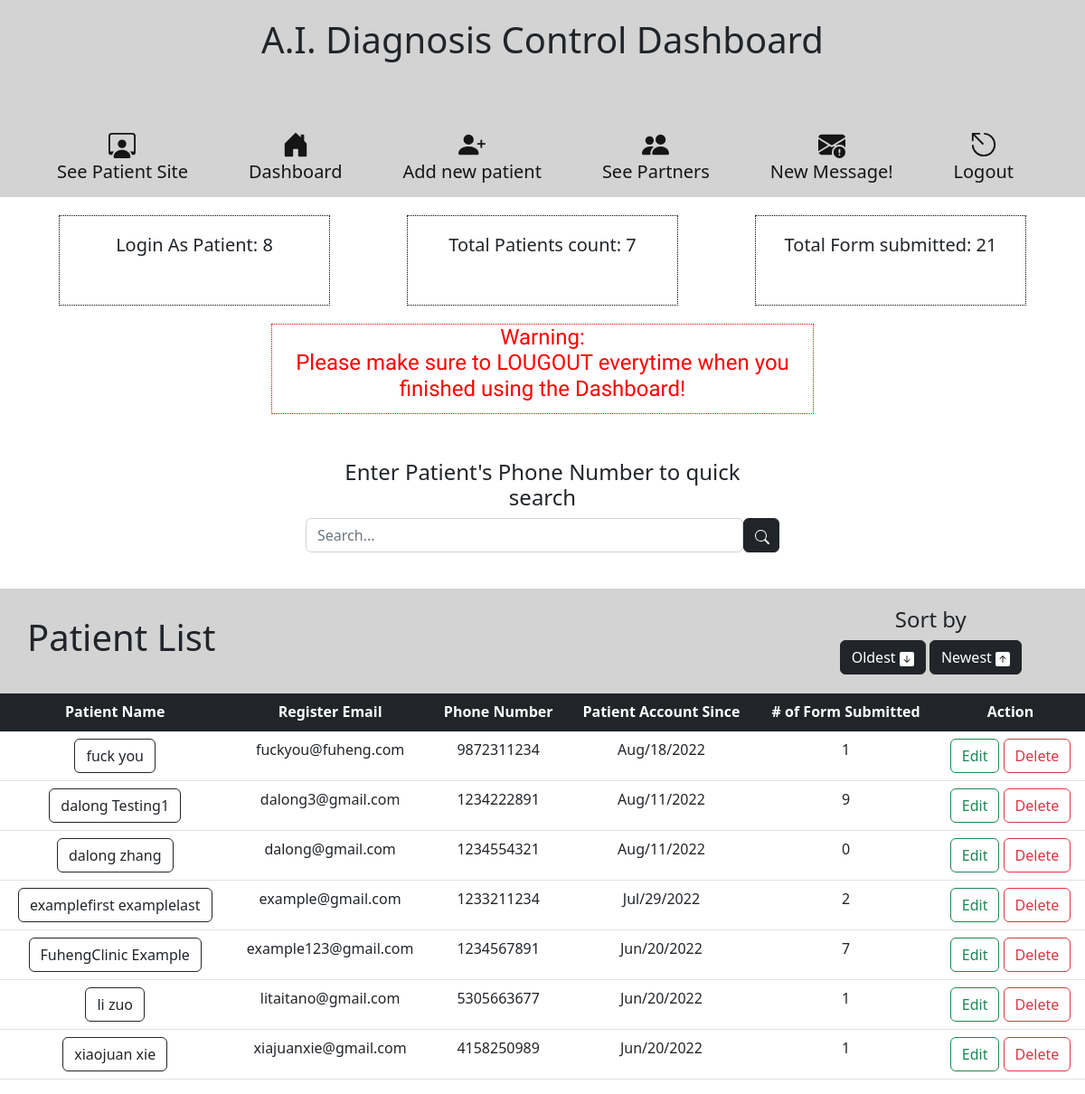
/host/oldest (signed in), run on the app's committed database.
### firstTrial/models.py (models this page shows)
class Patient(models.Model):
    firstName = models.CharField(max_length=45)
    lastName = models.CharField(max_length=45)
    email = models.EmailField(max_length=70)
    password = models.CharField(max_length=255)
    sex = models.CharField(max_length=20)
    date_of_birth = models.DateField(null=False, blank=False)
    phone_number = models.CharField( max_length=10)
    insurance = models.CharField(max_length=45)
    insuranceId = models.CharField(max_length=45)
    hearUs = models.CharField(max_length=45)
    referByFriend = models.CharField(max_length=105)
    created_at = models.DateTimeField(auto_now_add=True)
    updated_at = models.DateTimeField(auto_now=True)
    objects = PatientManager()

### firstTrial/views.py (the view)
# urls.py: path('host/oldest', views.host_portal_oldest),
def host_portal_oldest(request):
    if 'auth' not in request.session:
        return redirect("/host")
    else:
        context={
            "all_patients": Patient.objects.order_by("-created_at"),
            "all_forms": PatientForm.objects.all(),
        }
        return render(request, "host.html", context)

### firstTrial/templates/host.html (shortened to what this page needs)
<!DOCTYPE html>
<html lang="en">
<head>
    <meta name="viewport" content="width=device-width, initial-scale=1.0"> {% load static %}
    <link rel="stylesheet" href="{% static 'css/style.css' %}">
    <link href="https://cdn.jsdelivr.net/npm/bootstrap@5.1.3/dist/css/bootstrap.min.css" rel="stylesheet">
    <link href="https://cdn.jsdelivr.net/npm/bootstrap@5.2.0/dist/css/bootstrap.min.css" rel="stylesheet">
    <link href="https://getbootstrap.com/docs/5.2/assets/css/docs.css" rel="stylesheet">
</head>
<body>
    <center class="dashboard-header">
        <div class="host-header">
            <h1>A.I. Diagnosis Control Dashboard</h1>
        </div>
        <nav class="small-nav navbar navbar-expand-lg" style="background-color: lightgrey;">
            <div class="container-fluid" style="justify-content:space-evenly;">
                <a class="navbar-brand" href="/" target="_blank"><br> See Patient Site</a>
                <a href="/host/login" class="navbar-brand"> <br> Dashboard </a>
                <a class="navbar-brand" href="/host/newPatient"> <br> Add new patient</a>
                <a class="navbar-brand" href="/host/seepartners"> <br> See Partners</a>
                <a class="navbar-brand" href="/host/message/new"> <br> New Message!</a>
                <a class="navbar-brand" href="/logout"> <br> Logout</a>
            </div>
        </nav>
    </center>
    <center style="display: flex; justify-content: space-evenly;">
        <div style="border: 1px dotted black; width:300px; height: 100px;margin:20px; padding:20px">
            {% if request.session.patient_id %}
            <h5>Login As Patient: {{request.session.patient_id}}</h5>
            {% else %}
            <h5>No Login As Patinet</h5>
            {% endif %}
        </div>
        <div style="border: 1px dotted black; width:300px; height: 100px;margin:20px; padding:20px">
            <h5>Total Patients count: {{all_patients.count}}</h5>
        </div>
        <div style="border: 1px dotted black; width:300px; height: 100px;margin:20px; padding:20px">
            <h5>Total Form submitted: {{all_forms.count}}</h5>
        </div>
    </center>
    <center style="border:1px dotted red; color: red; width: 600px; height: 100px; margin: 0 auto; font-family: 'Righteous', cursive;">
        <h4>Warning: <br> Please make sure to LOUGOUT everytime when you finished using the Dashboard!</h4>
    </center>
    <center class="patient_list" style="margin-top: 10px; background-color: white;">
        <div style="width: 520px;  padding: 10px;">
            <form action="/searchpatient" style="margin-top: 30px;" method="POST">
                <h4>Enter Patient's Phone Number to quick search</h4>
                <div class="row">
                    <input type="text" class="form-control col" name="phone" id="" placeholder="Search...">
                    <button class="btn btn-dark" style="width:40px;"></button>
                </div>
            </form>
        </div>
    </center>
    <div style="display:flex; margin-top: 30px; padding: 20px; justify-content:space-between; background-color: lightgrey;">
        <h1 style="padding: 10px;">Patient List</h1>
        <div style="padding-right: 50px; text-align: center;">
            <h4>Sort by</h4>
            <a class="btn btn-dark" href="/host">Oldest </a>
            <a class="btn btn-dark" href="/host/oldest">Newest </a>
        </div>
    </div>
    <table class="table table-hover" style="text-align:center ;">
        <thead>
            <tr class="table-dark">
                <th>Patient Name</th>
                <th>Register Email</th>
                <th>Phone Number</th>
                <th>Patient Account Since</th>
                <th># of Form Submitted</th>
                <th>Action</th>
            </tr>
        </thead>
        <tbody>
            {% for patient in all_patients %}
            <tr>
                <td><a class="btn btn-outline-dark" href="/patient/{{patient.id}}/detail">{{patient.firstName}} {{patient.lastName}}</a> </td>
                <td>{{patient.email}}</td>
                <td>{{patient.phone_number}}</td>
                <td>{{patient.created_at|date:"M/d/Y"}}</td>
                <td>{{patient.patientForm.count}}</td>
                <td>
                    <a class="btn btn-outline-success" href="/host/{{patient.id}}/settings" target="_blank">Edit</a>
                    <a class="btn btn-outline-danger" href="/patient/{{patient.id}}/delete">Delete</a>
                </td>
            </tr>
            {% endfor %}
        </tbody>
    </table>
</body>
</html>

### static/css/style.css (style rules this page uses)
.host-header { background-color: lightgrey; height: 130px; width: auto; padding: 20px; }

### data on the page
Patient: firstName "fuck", lastName "you", email "fuckyou@fuheng.com", phone_number "9872311234", created_at "Aug/18/2022", patientForm.count "1"
Patient: firstName "dalong", lastName "Testing1", email "dalong3@gmail.com", phone_number "1234222891", created_at "Aug/11/2022", patientForm.count "9"
Patient: firstName "dalong", lastName "zhang", email "dalong@gmail.com", phone_number "1234554321", created_at "Aug/11/2022", patientForm.count "0"
Patient: firstName "examplefirst", lastName "examplelast", email "example@gmail.com", phone_number "1233211234", created_at "Jul/29/2022", patientForm.count "2"
Patient: firstName "FuhengClinic", lastName "Example", email "example123@gmail.com", phone_number "1234567891", created_at "Jun/20/2022", patientForm.count "7"
Patient: firstName "li", lastName "zuo", email "litaitano@gmail.com", phone_number "5305663677", created_at "Jun/20/2022", patientForm.count "1"
Patient: firstName "xiaojuan", lastName "xie", email "xiajuanxie@gmail.com", phone_number "4158250989", created_at "Jun/20/2022", patientForm.count "1"

### other printed values
{{ request.session.patient_id }} "8"
{{ all_patients.count }} "7"
{{ all_forms.count }} "21"
